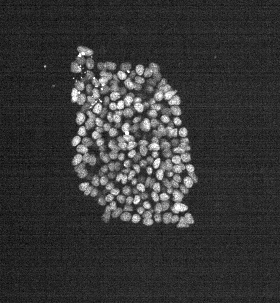
#> input picture comparing-smoothing-filters/img/original.png, 280 x 303 px
$ jupyter execute --allow-errors test_comparing_filters_functions.ipynb
#> lines starting #> are read from the running program, lines starting #| are printed output that depends on the picture; after the words box and inside, x2 and y2 are one past the last pixel; in counts of white or black regions, pixels touching at a corner belong together
[cell 1]
# Import the module containing the functions we need to unit test.
import comparing_filters_functions

# Import any necessary packages and modules.
import cv2 as cv
import os
import matplotlib.pyplot as plt
import numpy as np
import scipy.ndimage

# Test the function 'comparing_filters()' against the provided output.
# Function input args: None.
# Function returns: When no errors are detected, a statement confirming this is printed. When errors are detcted, assertion errors are raised.
def test_compare_filters():

    # Reconstruct the path so that we can load in the provided images from the 'img' folder.
    cwd = os.getcwd()
    new_path = cwd.replace('comparing-filters-package', 'img')

    ######### Test set 1: Testing the process without filtering.
    original = cv.imread(f"{new_path}/original.png", 0)
#> original is the input picture: shape (303, 280); min 0, max 255, mean 54.9
    original_segmented = cv.imread(f"{new_path}/original_segmented.png", 0)
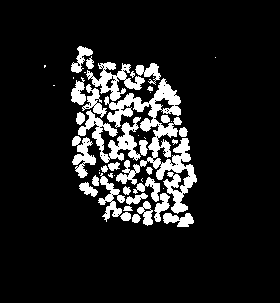
#> input picture comparing-smoothing-filters/img/original_segmented.png, 280 x 303 px
#> original_segmented: shape (303, 280); 11.8% white; 47 white regions (16 under 20 px), largest, box (x1, y1, x2, y2) and area: (104, 78, 197, 214) 3618, (78, 110, 141, 163) 1218, (86, 62, 145, 101) 879
    threshold, test_seg = cv.threshold(original, 0, 255, cv.THRESH_BINARY + cv.THRESH_OTSU)
#> threshold = 98

    # Test 1.1: Check for numerical and shape equality between the segmentation output and the unit-test image.
    assert np.array_equal(original_segmented, test_seg), "Test 1.1 failed. The original segmentation output and the test segmentation output have either unequal dimensions or numerical vales."

    # Test 1.2: Check for type equality between the segmentation output generated and the test unit-image.
    assert original_segmented.dtype == test_seg.dtype, "Test 1.2 failed. The original segmentation output and the test segmentation output have different data types."

    # Test 1.3: Check the Otsu threshold value.
    assert threshold == 98.0, f"Test 1.3 failed. The newly calculated threshold should have been equal to 98.0 but instead, it was equal to {threshold}"

    ######### Test set 2: Testing the median filtering process.
    median_filtered = cv.imread(f"{new_path}/median_filtered.png", 0)
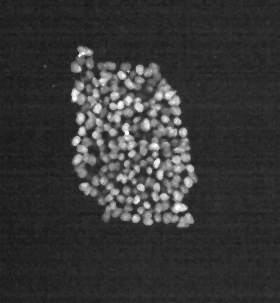
#> input picture comparing-smoothing-filters/img/median_filtered.png, 280 x 303 px
#> median_filtered is the input picture: shape (303, 280); min 20, max 255, mean 54.5
    median_filtered_segmented = cv.imread(f"{new_path}/median_filtered_segmented.png", 0)
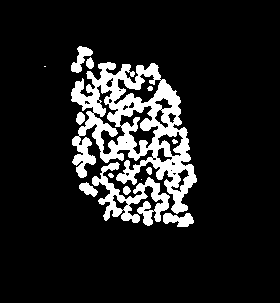
#> input picture comparing-smoothing-filters/img/median_filtered_segmented.png, 280 x 303 px
#> median_filtered_segmented: shape (303, 280); 12.5% white; 14 white regions (2 under 20 px), largest, box (x1, y1, x2, y2) and area: (71, 62, 197, 214) 7831, (92, 162, 170, 226) 1747, (163, 213, 194, 227) 291
    test_filt = scipy.ndimage.median_filter(original, 3) # We apply the filter to 'smooth' the image.
    threshold, test_seg = cv.threshold(test_filt, 0, 255, cv.THRESH_BINARY + cv.THRESH_OTSU)
#> threshold = 93

    # Test 2.1: Check for numerical and shape equality between the median filtered unit-test image and the current output of the median filter.
    assert np.array_equal(median_filtered, test_filt), "Test 2.1 failed. The median filtered unit-test image and the current output of the median filter have either unequal dimensions or numerical vales."

    # Test 2.2: Check for type equality between the median filtered unit-test image and the current output of the median filter.
    assert median_filtered.dtype == test_filt.dtype, "Test 2.2 failed. The original segmentation output and the test segmentation output have different data types."

    # Test 2.3: Check for numerical and shape equality between the segmentation output and the unit-test image.
    assert np.array_equal(median_filtered_segmented, test_seg), "Test 2.3 failed. The original segmentation output and the test segmentation output have either unequal dimensions or numerical vales."

    # Test 2.4: Check for type equality between the segmentation output generated and the unit-test image.
    assert median_filtered_segmented.dtype == test_seg.dtype, "Test 2.4 failed. The original segmentation output and the test segmentation output have different data types."

    # Test 2.5: Check the Otsu threshold value.
    assert threshold == 93.0, f"Test 2.5 failed. The newly calculated threshold should have been equal to 93.0 but instead, it was equal to {threshold}"

    ######### Test set 3: Testing the gaussian filtering process.
    gaussian_filtered = cv.imread(f"{new_path}/gaussian_filtered.png", 0)
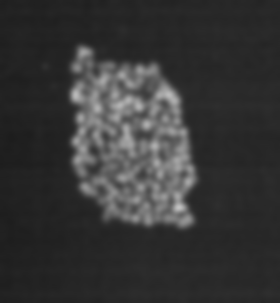
#> input picture comparing-smoothing-filters/img/gaussian_filtered.png, 280 x 303 px
#> gaussian_filtered is the input picture: shape (303, 280); min 29, max 194, mean 53.9
    gaussian_filtered_segmented = cv.imread(f"{new_path}/gaussian_filtered_segmented.png", 0)
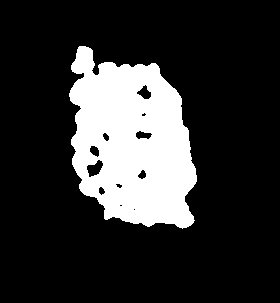
#> input picture comparing-smoothing-filters/img/gaussian_filtered_segmented.png, 280 x 303 px
#> gaussian_filtered_segmented: shape (303, 280); 19.3% white; 1 white region, box (x1, y1, x2, y2) and area: (69, 46, 197, 229) 16355
    test_filt = scipy.ndimage.gaussian_filter(original, 3) # We apply the filter to 'smooth' the image.
    threshold, test_seg = cv.threshold(test_filt, 0, 255, cv.THRESH_BINARY + cv.THRESH_OTSU)
#> threshold = 77

    # Test 3.1: Check for numerical and shape equality between the median filtered unit-test image and the current output of the median filter.
    assert np.array_equal(gaussian_filtered, test_filt), "Test 3.1 failed. The median filtered unit-test image and the current output of the median filter have either unequal dimensions or numerical vales."

    # Test 3.2: Check for type equality between the median filtered unit-test image and the current output of the median filter.
    assert gaussian_filtered.dtype == test_filt.dtype, "Test 3.2 failed. The original segmentation output and the test segmentation output have different data types."

    # Test 3.3: Check for numerical and shape equality between the segmentation output and the unit-test image.
    assert np.array_equal(gaussian_filtered_segmented, test_seg), "Test 3.3 failed. The original segmentation output and the test segmentation output have either unequal dimensions or numerical vales."

    # Test 3.4: Check for type equality between the segmentation output generated and the unit-test image.
    assert gaussian_filtered_segmented.dtype == test_seg.dtype, "Test 3.4 failed. The original segmentation output and the test segmentation output have different data types."

    # Test 3.5: Check the Otsu threshold value.
    assert threshold == 77.0, f"Test 3.5 failed. The newly calculated threshold should have been equal to 77.0 but instead, it was equal to {threshold}"

    ######### Test set 4: Testing the maximum filtering process.
    maximum_filtered = cv.imread(f"{new_path}/maximum_filtered.png", 0)
    maximum_filtered_segmented = cv.imread(f"{new_path}/maximum_filtered_segmented.png", 0)
    test_filt = scipy.ndimage.maximum_filter(original, 3) # We apply the filter to 'smooth' the image.
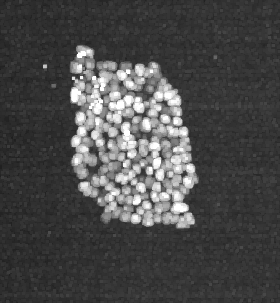
#> test_filt: shape (303, 280); min 31, max 255, mean 73.8
    threshold, test_seg = cv.threshold(test_filt, 0, 255, cv.THRESH_BINARY + cv.THRESH_OTSU)
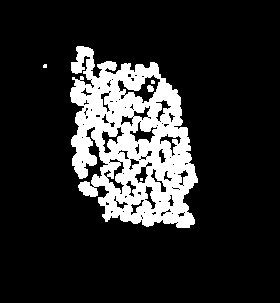
#> test_seg: shape (303, 280); 16.2% white; 5 white regions (3 under 20 px), largest, box (x1, y1, x2, y2) and area: (70, 46, 198, 228) 13660, (147, 85, 154, 92) 39
#> threshold = 117

    # Test 4.1: Check for numerical and shape equality between the median filtered unit-test image and the current output of the median filter.
    assert np.array_equal(maximum_filtered, test_filt), "Test 4.1 failed. The median filtered unit-test image and the current output of the median filter have either unequal dimensions or numerical vales."

    # Test 4.2: Check for type equality between the median filtered unit-test image and the current output of the median filter.
    assert maximum_filtered.dtype == test_filt.dtype, "Test 4.2 failed. The original segmentation output and the test segmentation output have different data types."

    # Test 4.3: Check for numerical and shape equality between the segmentation output and the unit-test image.
    assert np.array_equal(maximum_filtered_segmented, test_seg), "Test 4.3 failed. The original segmentation output and the test segmentation output have either unequal dimensions or numerical vales."

    # Test 4.4: Check for type equality between the segmentation output generated and the unit-test image.
    assert maximum_filtered_segmented.dtype == test_seg.dtype, "Test 4.4 failed. The original segmentation output and the test segmentation output have different data types."

    # Test 4.5: Check the Otsu threshold value.
    assert threshold == 117.0, f"Test 4.5 failed. The newly calculated threshold should have been equal to 117.0 but instead, it was equal to {threshold}"

    ######### Test set 5: Testing the minimum filtering process.
    minimum_filtered = cv.imread(f"{new_path}/minimum_filtered.png", 0)
    minimum_filtered_segmented = cv.imread(f"{new_path}/minimum_filtered_segmented.png", 0)
    test_filt = scipy.ndimage.minimum_filter(original, 3) # We apply the filter to 'smooth' the image.
    threshold, test_seg = cv.threshold(test_filt, 0, 255, cv.THRESH_BINARY + cv.THRESH_OTSU)

    # Test 5.1: Check for numerical and shape equality between the median filtered unit-test image and the current output of the median filter.
    assert np.array_equal(minimum_filtered, test_filt), "Test 5.1 failed. The median filtered unit-test image and the current output of the median filter have either unequal dimensions or numerical vales."

    # Test 5.2: Check for type equality between the median filtered unit-test image and the current output of the median filter.
    assert minimum_filtered.dtype == test_filt.dtype, "Test 5.2 failed. The original segmentation output and the test segmentation output have different data types."

    # Test 5.3: Check for numerical and shape equality between the segmentation output and the unit-test image.
    assert np.array_equal(minimum_filtered_segmented, test_seg), "Test 5.3 failed. The original segmentation output and the test segmentation output have either unequal dimensions or numerical vales."

    # Test 5.4: Check for type equality between the segmentation output generated and the unit-test image.
    assert minimum_filtered_segmented.dtype == test_seg.dtype, "Test 5.4 failed. The original segmentation output and the test segmentation output have different data types."

    # Test 5.5: Check the Otsu threshold value.
    assert threshold == 73.0, f"Test 5.5 failed. The newly calculated threshold should have been equal to 73.0 but instead, it was equal to {threshold}"

    print('Tests complete, no errors.')

# Run the function for unit testing
#> (the rest of this cell did not finish here and is left out)
